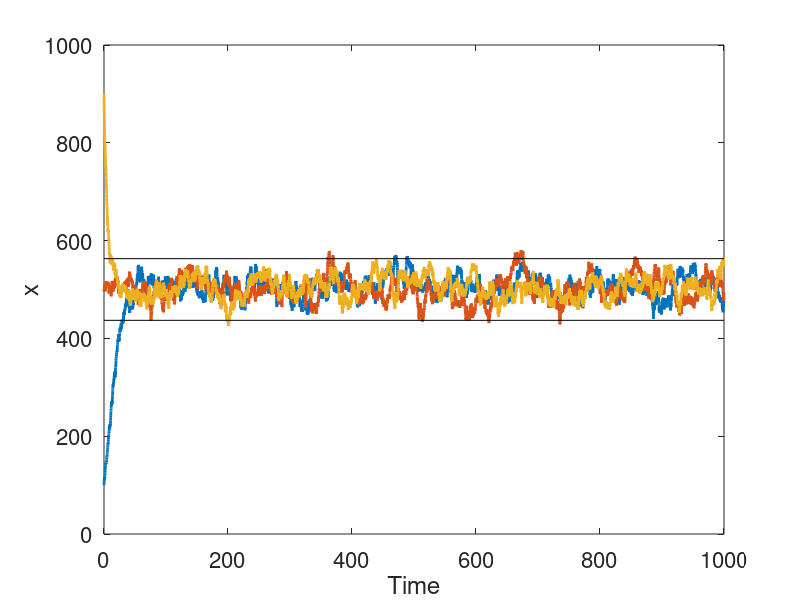

Here is the MATLAB script that generated this plot:
function [] = problem2f()
    k1 = 0.2;
    k2 = 0.1;
    N = 1000;
    
    delta_t = 0.1;
    t = 0:delta_t:1000;
    x0= [100 500 900];
    for i=1:3
        x = zeros(1,length(t)); x(1) = x0(i);
        for j=2:length(t)
            x(j) = x(j-1) + ((k1/N)*x(j-1)*(N - x(j-1)) - k2*x(j-1))*delta_t + ...
                ((k1/N)*x(j-1)*(N - x(j-1)) + k2*x(j-1))^0.5 *(delta_t^0.5)*normrnd(0,1);
            if x(j) > N
                x(j) = N;
            elseif x(j) < 0
                x(j) = 0;
            end
        end
        plot(t,x,'LineWidth',2); hold on;
    end
    
    % Normalize the "pseudo-stationary probability distribution"
    lnp = zeros(1,N);
    for x=1:N
        lnp(x) = -1 * log(1/((k1/N)*x*(N - x) + k2*x)) + x + ...
            (2*k2*N/k1) * log(abs(k1*x - (k1+k2)*N));
    end
    lnp = lnp - min(lnp);
    p = exp(lnp);
    p = p ./ sum(p);
    p_mean = 0;
    p_variance = 0;
    for x=1:N
       p_mean = p_mean + x*p(x);
       p_variance = p_variance + (x^2)*p(x);
    end
    p_variance = p_variance - p_mean^2;
    p_std_dev = p_variance^0.5;
    plot([0, t(end)],[p_mean - 2 * p_std_dev, p_mean - 2 * p_std_dev],'k')
    plot([0, t(end)],[p_mean + 2 * p_std_dev, p_mean + 2 * p_std_dev],'k')
    xlabel('Time')
    ylabel('x')
    set(gca,'FontSize',16)
end